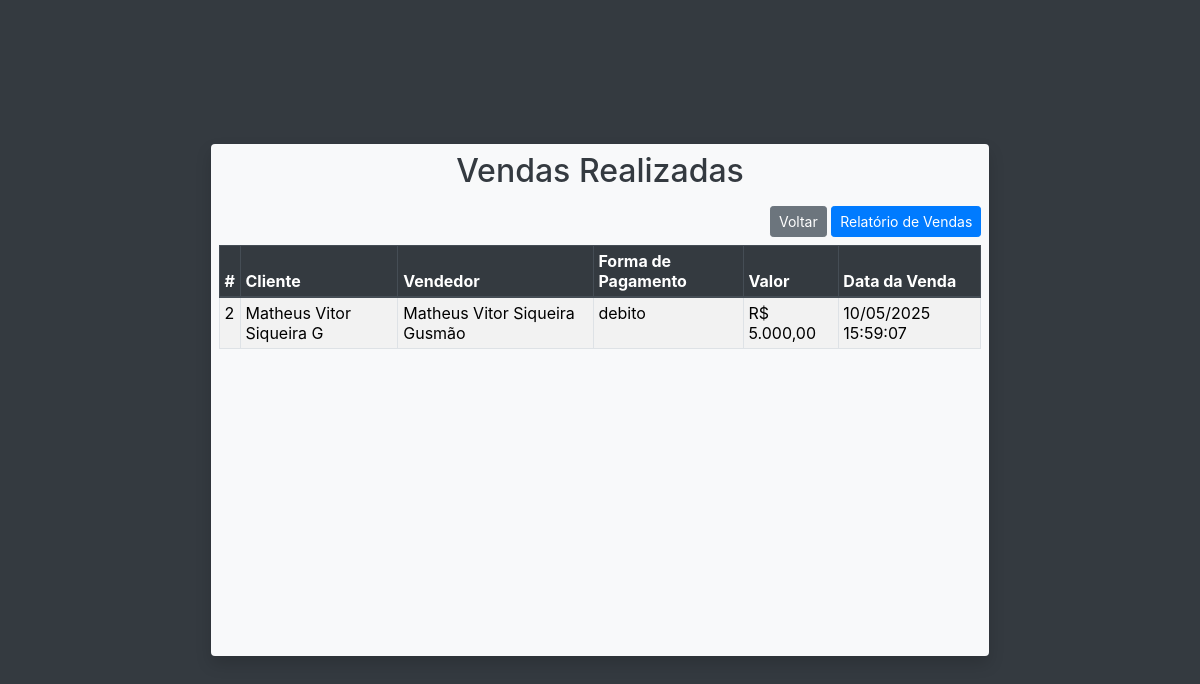
Screenshot of /view/venda/listar_vendas.php (signed in) with the database file from the repository.
### tables this page shows
CREATE TABLE `vendas` (
  `id` int(11) NOT NULL,
  `fk_cliente_id` int(11) DEFAULT NULL,
  `fk_vendedor_id` int(11) DEFAULT NULL,
  `fk_forma_pagto_id` int(11) DEFAULT NULL,
  `valor` decimal(10,0) DEFAULT NULL,
  `data_criacao` timestamp NOT NULL DEFAULT current_timestamp(),
  `data_venda` date DEFAULT curdate(),
  `valor_total` decimal(10,2) NOT NULL DEFAULT 0.00
);

CREATE TABLE `clientes` (
  `id` int(11) NOT NULL,
  `nome` varchar(200) NOT NULL,
  `cpf` char(11) NOT NULL,
  `email` varchar(200) NOT NULL,
  `telefone` varchar(15) DEFAULT NULL,
  `logradouro` varchar(200) DEFAULT NULL,
  `numero` varchar(10) DEFAULT NULL,
  `bairro` varchar(100) DEFAULT NULL,
  `cidade` varchar(100) DEFAULT NULL,
  `estado` char(2) DEFAULT NULL,
  `sexo` char(1) DEFAULT NULL,
  `data_criacao` timestamp NOT NULL DEFAULT current_timestamp(),
  `data_atualizacao` timestamp NOT NULL DEFAULT current_timestamp() ON UPDATE current_timestamp(),
  `modificado_por` int(11) DEFAULT NULL
);

CREATE TABLE `vendedores` (
  `id` int(11) NOT NULL,
  `nome` varchar(200) NOT NULL,
  `cpf` char(11) NOT NULL,
  `email` varchar(200) NOT NULL,
  `telefone` varchar(15) DEFAULT NULL,
  `logradouro` varchar(255) DEFAULT NULL,
  `numero` varchar(10) DEFAULT NULL,
  `bairro` varchar(100) DEFAULT NULL,
  `cidade` varchar(100) DEFAULT NULL,
  `estado` varchar(2) DEFAULT NULL,
  `sexo` char(1) DEFAULT NULL,
  `data_criacao` timestamp NOT NULL DEFAULT current_timestamp(),
  `data_atualizacao` timestamp NOT NULL DEFAULT current_timestamp() ON UPDATE current_timestamp(),
  `modificado_por` int(11) DEFAULT NULL,
  `senha` varchar(200) DEFAULT NULL,
  `tipo` enum('admin','vendedor') NOT NULL DEFAULT 'vendedor'
);

CREATE TABLE `forma_pagto` (
  `id` int(11) NOT NULL,
  `descricao` varchar(100) NOT NULL
);

### view/venda/listar_vendas.php (the view, shortened to what this page needs)
<?php
include '../../connection.php';
include '../../head.php';
$sql = "SELECT v.id, c.nome AS cliente, ve.nome AS vendedor, fp.descricao AS forma_pagto, v.valor, v.data_criacao
        FROM vendas v
        INNER JOIN clientes c ON v.fk_cliente_id = c.id
        INNER JOIN vendedores ve ON v.fk_vendedor_id = ve.id
        INNER JOIN forma_pagto fp ON v.fk_forma_pagto_id = fp.id
        ORDER BY v.data_criacao DESC";
$stmt = $conn->prepare($sql);
if (!$stmt->execute()) {
    die("Erro ao executar consulta: " . $stmt->error);
}
$result = $stmt->get_result();
?>
<!DOCTYPE html>
<html lang="pt-br">
<head>
    <link rel="stylesheet" href="https://stackpath.bootstrapcdn.com/bootstrap/4.5.2/css/bootstrap.min.css">
</head>
<body>
    <div class="w-100 vh-100 d-flex flex-column justify-content-center align-items-center bg-dark p-3">
        <div class="col-12 col-sm-10 col-md-9 col-lg-8 bg-light p-2 rounded shadow">
            <h2 class="text-center text-dark mb-3">Vendas Realizadas</h2>
            <div class="mb-2 text-right">
                <a href="../administrador/home_adm.php" class="btn btn-secondary btn-sm">Voltar</a>
                <a href="relatorios_de_venda.php" class="btn btn-primary btn-sm">Relatório de Vendas</a>
            </div>
            <div class="table-responsive">
                <table class="table table-sm table-bordered table-striped">
                    <thead class="thead-dark">
                        <tr>
                            <th>#</th>
                            <th>Cliente</th>
                            <th>Vendedor</th>
                            <th>Forma de Pagamento</th>
                            <th>Valor</th>
                            <th>Data da Venda</th>
                        </tr>
                    </thead>
                    <tbody>
                        <?php
                        if ($result->num_rows > 0) {
                            while ($row = $result->fetch_assoc()) {
                                echo "<tr>
                                        <td>{$row['id']}</td>
                                        <td>{$row['cliente']}</td>
                                        <td>{$row['vendedor']}</td>
                                        <td>{$row['forma_pagto']}</td>
                                        <td>R$ " . number_format($row['valor'], 2, ',', '.') . "</td>
                                        <td>" . date("d/m/Y H:i:s", strtotime($row['data_criacao'])) . "</td>
                                      </tr>";
                            }
                        } else {
                            echo "<tr><td colspan='6' class='text-center'>Nenhuma venda encontrada</td></tr>";
                        }
                        ?>
                    </tbody>
                </table>
            </div>
        </div>
    </div>
</body>
</html>

### assets/css/style.css (style rules this page uses)
* { margin: 0; padding: 0; box-sizing: border-box; }
body { font-family: sans-serif; font-size: 16px; background-color: #fff; }

### rows the page displays
vendas: id "2", fk_cliente.nome "Matheus Vitor Siqueira G", fk_vendedor.nome "Matheus Vitor Siqueira Gusmão", fk_forma_pagto.descricao "debito", valor "5.000,00", data_criacao "10/05/2025 15:59:07"
